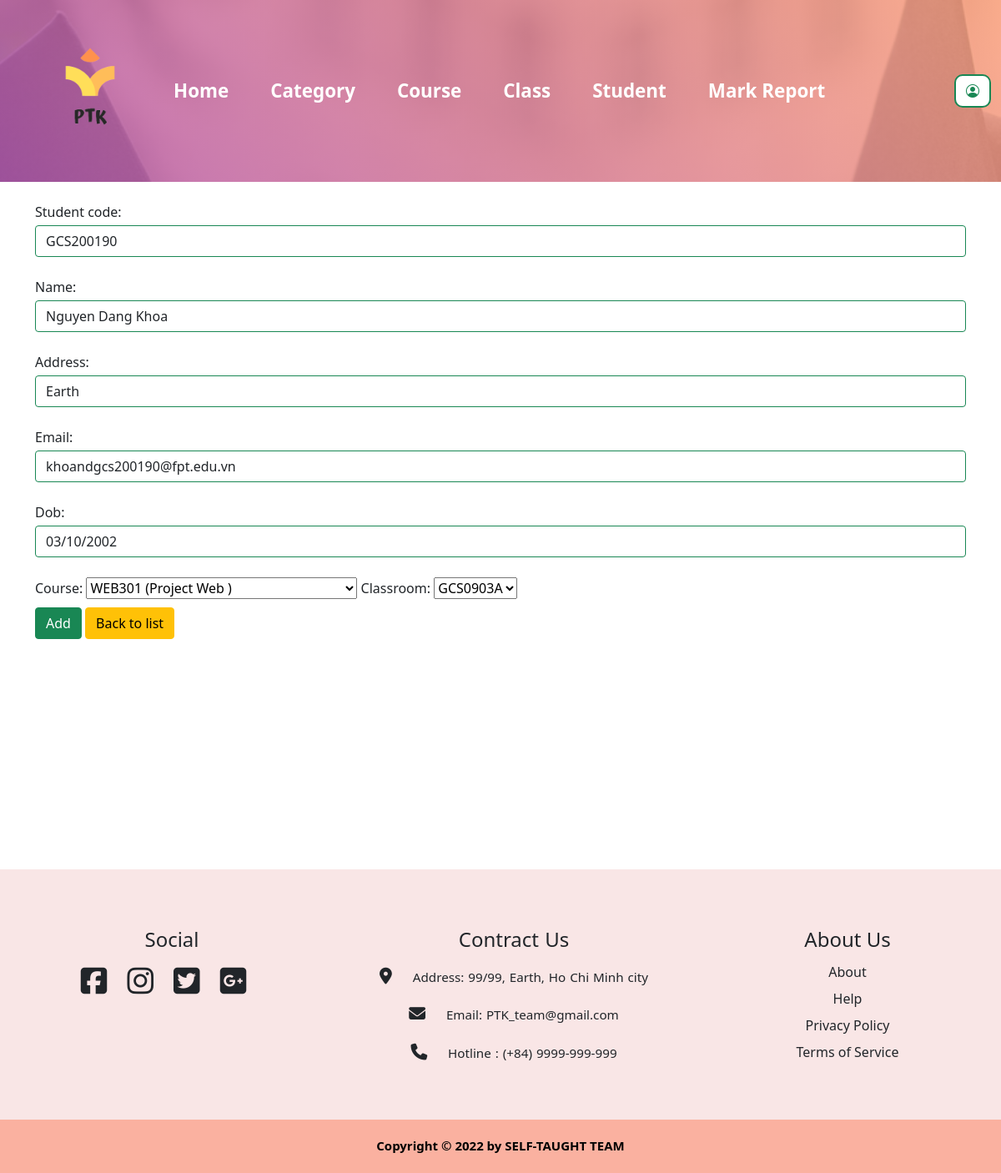
/student/student/edit/3 (signed in), run on the app's committed database.
### student/models.py (models this page shows, shortened)
class Student(models.Model):
    student_code = models.CharField(max_length=10)
    name = models.CharField(max_length=30)
    address = models.TextField(max_length=30)
    email = models.EmailField(max_length=30)
    dob = models.CharField(max_length=11)
    course = models.ForeignKey(Course, on_delete=models.CASCADE)
    classroom = models.ForeignKey(ClassRoom, on_delete=models.CASCADE)

### course/models.py (models this page shows)
class ClassRoom(models.Model):
    name = models.CharField(max_length=50)
    category = models.ForeignKey(Category, on_delete=models.CASCADE)
    def __str__(self):
        return self.name

### student/views.py (the view, shortened to what this page needs)
# urls.py: path("student/edit/<int:id>", views.student_edit),
@login_required(login_url="../login")
def student_edit(request, id):
    student = Student.objects.get(id=id)
    form = StudentForm(request.POST or None, instance=student)
    context = {"form": form}
    return render(request, "student/student/student_add.html", context)

### course/models.py (called while the page is built)
    def __str__(self):
        return self.code + " (" + self.name_en + ")"

### student/templates/student/student/student_add.html (shortened to what this page needs)
{% extends 'base.html' %}
{% load static %}
{% block content %}
<link rel="stylesheet" href="{% static 'css/style.css' %}">
<form method="POST">
    {{form}}
    <div style="margin-top: 10px">
        <button class="btn btn-success" type="submit">Add</button>
        <a class="btn btn-warning" href="back_to_studentlist">Back to list</a>
    </div>
</form>
{% endblock content %}

### data on the page
Student: student_code "GCS200190", name "Nguyen Dang Khoa", address "Earth", email "khoandgcs200190@fpt.edu.vn", dob "03/10/2002", course "WEB301 (Project Web )", classroom "GCS0903A"
